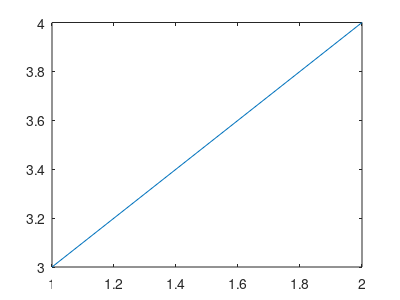

Recreate this plot in MATLAB.
function regression_problem

global EPSFILENAME

figure(1);  clf;
plot([1 2], [3 4]);

set(1, 'paperposition', [0 0 4 3]);

print(EPSFILENAME, '-f1','-depsc');